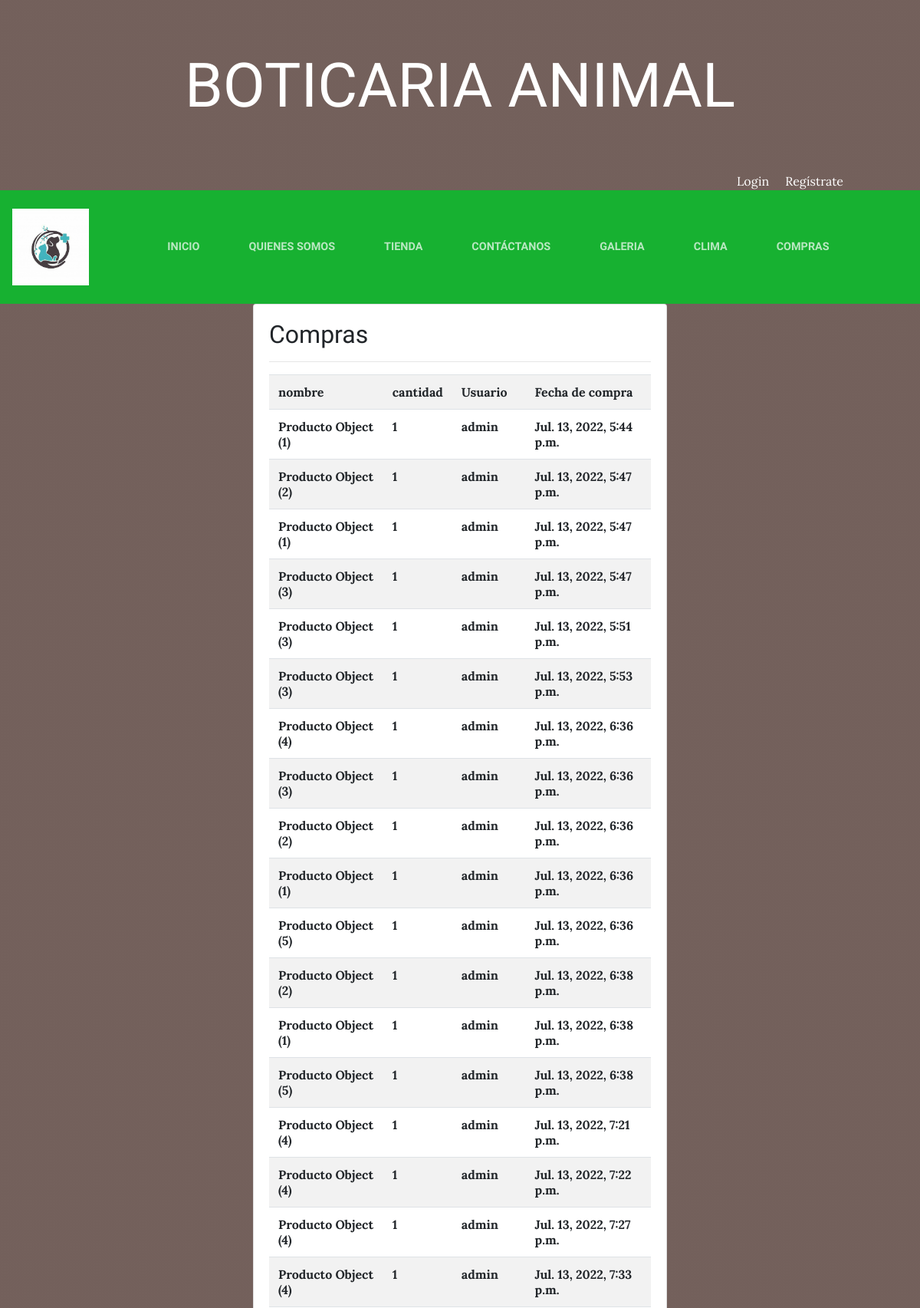
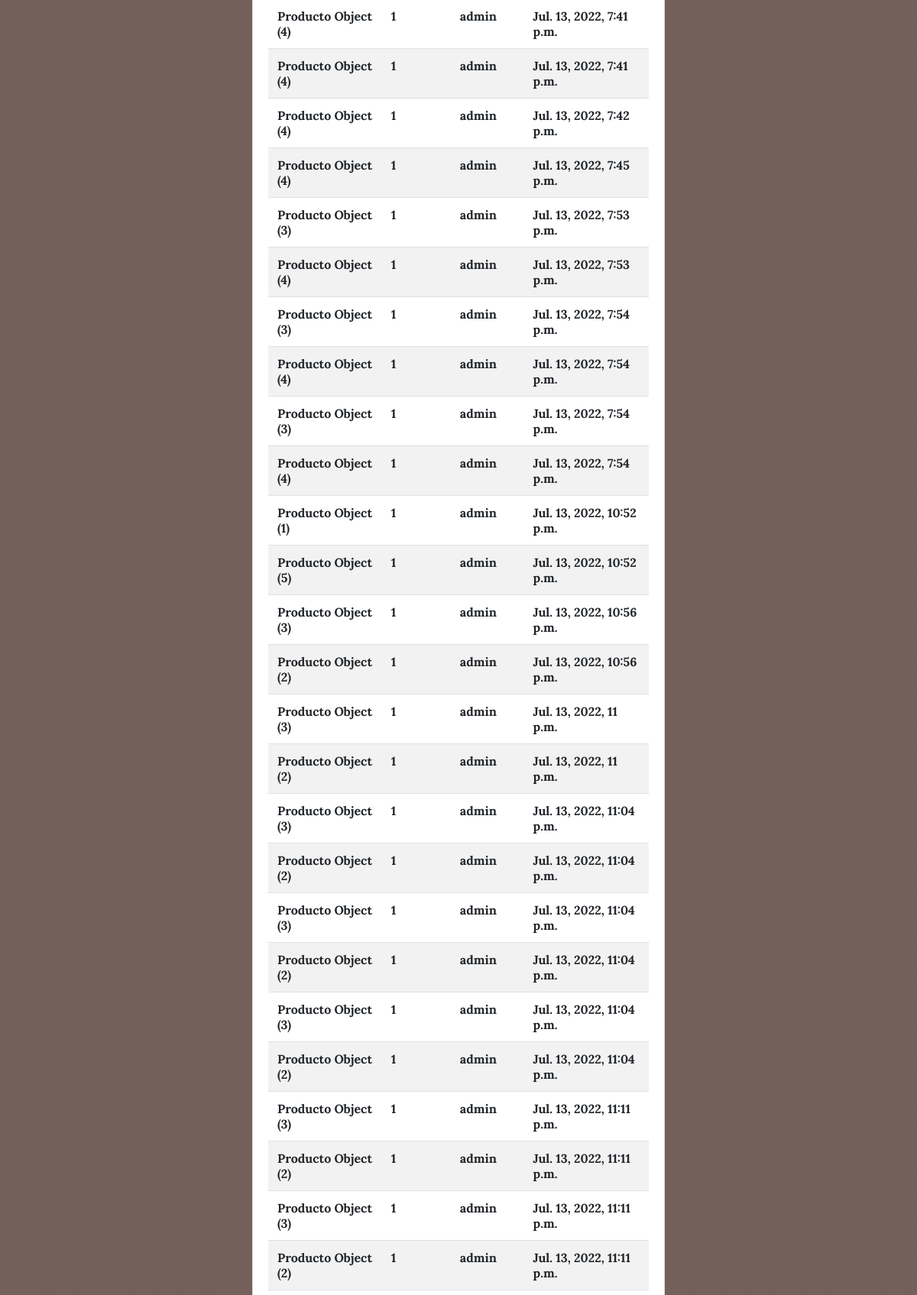
The page /vistapedido/ (upper part) on the database its author committed (2 pictures, top to bottom).
### pedidos/models.py (models this page shows, shortened)
class LineaPedido(models.Model):
    user=models.ForeignKey(User, on_delete=models.CASCADE)
    producto=models.ForeignKey(Producto, on_delete=models.CASCADE)
    pedido=models.ForeignKey(Pedido, on_delete=models.CASCADE)
    cantidad=models.IntegerField(default=1)
    created_at=models.DateTimeField(auto_now_add=True)
    class Meta:
        db_table='lineapedidos'
        verbose_name='Línea Pedido'
        verbose_name_plural='Líneas Pedidos'
        ordering=['id']

### tienda/models.py (models this page shows)
class Producto(models.Model):
    nombre=models.CharField(max_length=50)
    categorias=models.ForeignKey(CategoriaProd, on_delete=models.CASCADE)
    imagen=models.ImageField(upload_to="tienda", null=True, blank=True)
    precio=models.FloatField()
    disponibilidad=models.BooleanField(default=True)
    created=models.DateTimeField(auto_now_add=True)
    updated=models.DateTimeField(auto_now_add=True)
    class Meta:
        verbose_name="Producto"
        verbose_name_plural="Productos"

### vistapedido/views.py (the view)
# urls.py: path('',views.listarpedido , name="listapedido")
def listarpedido(request):
    Pedido= LineaPedido.objects.all()
    data ={
        'Listapedido': Pedido
    }
    return render(request, 'vistapedido/vistapedido.html', data)

### carro/context_processor.py (called while the page is built)
def importe_total_carro(request):
    total=0
    if request.user.is_authenticated:
        for key, value in request.session["carro"].items():
            total=total+float(value["precio"])
    else:
        total="Debes hacer login"
    return {"importe_total_carro":total}

### vistapedido/templates/vistapedido/vistapedido.html (shortened to what this page needs)
{% extends "ProyectoWebApp/base.html" %} {% load static %} {% block content %}
<div class=" container">
    <div class="row">
        <div class="col-12 col-md-6 offset-md-3">
            <div class="card">
                <dic class="card-body">
                    <h2>Compras</h2>
                    <hr>
                    <table class="table table-striped table-hover table-responsive-sm">
                        <tr>
                            <th>nombre</th>
                            <th>cantidad</th>
                            <th>Usuario</th>
                            <th>Fecha de compra</th>
                        </tr>
                        {% for p in Listapedido %}
                        <tr>
                            <th>{{ p.producto | title}}
                                <th>{{ p.cantidad }}
                                    <th>{{p.user}}</th>
                                    <th>{{p.created_at}}</th>
                        </tr>
                        {% endfor%}
                    </table>
            </div>
        </div>
    </div>
</div>
{% endblock %}

### ProyectoWebApp/static/ProyectoWebApp/css/gestion copy 2.css (style rules this page uses)
body { font-family: 'Lora'; background: linear-gradient(rgba(47, 23, 15, 0.65), rgba(47, 23, 15, 0.65)), url("../img/fondo.jpg"); background-attachment: fixed; background-position: center; background-size: cover; }
h1, h2, h3, h4, h5, h6 { font-family: 'Raleway'; }

### rows shown on the page
LineaPedido: producto "Producto Object (1)", cantidad "1", user "admin", created_at "Jul. 13, 2022, 5:44 p.m."
LineaPedido: producto "Producto Object (2)", cantidad "1", user "admin", created_at "Jul. 13, 2022, 5:47 p.m."
LineaPedido: producto "Producto Object (1)", cantidad "1", user "admin", created_at "Jul. 13, 2022, 5:47 p.m."
LineaPedido: producto "Producto Object (3)", cantidad "1", user "admin", created_at "Jul. 13, 2022, 5:47 p.m."
LineaPedido: producto "Producto Object (3)", cantidad "1", user "admin", created_at "Jul. 13, 2022, 5:51 p.m."
LineaPedido: producto "Producto Object (3)", cantidad "1", user "admin", created_at "Jul. 13, 2022, 5:53 p.m."
LineaPedido: producto "Producto Object (4)", cantidad "1", user "admin", created_at "Jul. 13, 2022, 6:36 p.m."
LineaPedido: producto "Producto Object (3)", cantidad "1", user "admin", created_at "Jul. 13, 2022, 6:36 p.m."
LineaPedido: producto "Producto Object (2)", cantidad "1", user "admin", created_at "Jul. 13, 2022, 6:36 p.m."
LineaPedido: producto "Producto Object (1)", cantidad "1", user "admin", created_at "Jul. 13, 2022, 6:36 p.m."
LineaPedido: producto "Producto Object (5)", cantidad "1", user "admin", created_at "Jul. 13, 2022, 6:36 p.m."
LineaPedido: producto "Producto Object (2)", cantidad "1", user "admin", created_at "Jul. 13, 2022, 6:38 p.m."
LineaPedido: producto "Producto Object (1)", cantidad "1", user "admin", created_at "Jul. 13, 2022, 6:38 p.m."
LineaPedido: producto "Producto Object (5)", cantidad "1", user "admin", created_at "Jul. 13, 2022, 6:38 p.m."
LineaPedido: producto "Producto Object (4)", cantidad "1", user "admin", created_at "Jul. 13, 2022, 7:21 p.m."
LineaPedido: producto "Producto Object (4)", cantidad "1", user "admin", created_at "Jul. 13, 2022, 7:22 p.m."
LineaPedido: producto "Producto Object (4)", cantidad "1", user "admin", created_at "Jul. 13, 2022, 7:27 p.m."
LineaPedido: producto "Producto Object (4)", cantidad "1", user "admin", created_at "Jul. 13, 2022, 7:33 p.m."
LineaPedido: producto "Producto Object (4)", cantidad "1", user "admin", created_at "Jul. 13, 2022, 7:41 p.m."
LineaPedido: producto "Producto Object (4)", cantidad "1", user "admin", created_at "Jul. 13, 2022, 7:41 p.m."
LineaPedido: producto "Producto Object (4)", cantidad "1", user "admin", created_at "Jul. 13, 2022, 7:42 p.m."
LineaPedido: producto "Producto Object (4)", cantidad "1", user "admin", created_at "Jul. 13, 2022, 7:45 p.m."
LineaPedido: producto "Producto Object (3)", cantidad "1", user "admin", created_at "Jul. 13, 2022, 7:53 p.m."
LineaPedido: producto "Producto Object (4)", cantidad "1", user "admin", created_at "Jul. 13, 2022, 7:53 p.m."
LineaPedido: producto "Producto Object (3)", cantidad "1", user "admin", created_at "Jul. 13, 2022, 7:54 p.m."
LineaPedido: producto "Producto Object (4)", cantidad "1", user "admin", created_at "Jul. 13, 2022, 7:54 p.m."
LineaPedido: producto "Producto Object (3)", cantidad "1", user "admin", created_at "Jul. 13, 2022, 7:54 p.m."
LineaPedido: producto "Producto Object (4)", cantidad "1", user "admin", created_at "Jul. 13, 2022, 7:54 p.m."
LineaPedido: producto "Producto Object (1)", cantidad "1", user "admin", created_at "Jul. 13, 2022, 10:52 p.m."
LineaPedido: producto "Producto Object (5)", cantidad "1", user "admin", created_at "Jul. 13, 2022, 10:52 p.m."
LineaPedido: producto "Producto Object (3)", cantidad "1", user "admin", created_at "Jul. 13, 2022, 10:56 p.m."
LineaPedido: producto "Producto Object (2)", cantidad "1", user "admin", created_at "Jul. 13, 2022, 10:56 p.m."
LineaPedido: producto "Producto Object (3)", cantidad "1", user "admin", created_at "Jul. 13, 2022, 11 p.m."
LineaPedido: producto "Producto Object (2)", cantidad "1", user "admin", created_at "Jul. 13, 2022, 11 p.m."
LineaPedido: producto "Producto Object (3)", cantidad "1", user "admin", created_at "Jul. 13, 2022, 11:04 p.m."
LineaPedido: producto "Producto Object (2)", cantidad "1", user "admin", created_at "Jul. 13, 2022, 11:04 p.m."
LineaPedido: producto "Producto Object (3)", cantidad "1", user "admin", created_at "Jul. 13, 2022, 11:04 p.m."
LineaPedido: producto "Producto Object (2)", cantidad "1", user "admin", created_at "Jul. 13, 2022, 11:04 p.m."
LineaPedido: producto "Producto Object (3)", cantidad "1", user "admin", created_at "Jul. 13, 2022, 11:04 p.m."
LineaPedido: producto "Producto Object (2)", cantidad "1", user "admin", created_at "Jul. 13, 2022, 11:04 p.m."
LineaPedido: producto "Producto Object (3)", cantidad "1", user "admin", created_at "Jul. 13, 2022, 11:11 p.m."
LineaPedido: producto "Producto Object (2)", cantidad "1", user "admin", created_at "Jul. 13, 2022, 11:11 p.m."
LineaPedido: producto "Producto Object (3)", cantidad "1", user "admin", created_at "Jul. 13, 2022, 11:11 p.m."
LineaPedido: producto "Producto Object (2)", cantidad "1", user "admin", created_at "Jul. 13, 2022, 11:11 p.m."
